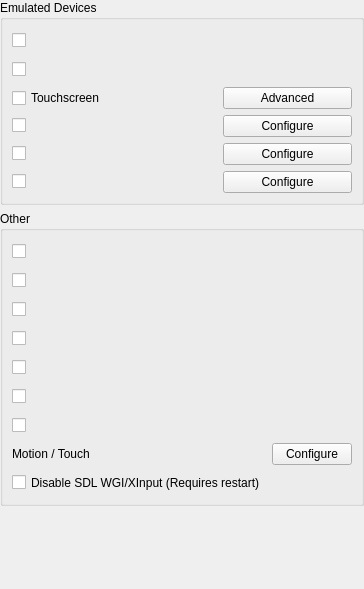
       <widget class="QWidget" name="rightInputAdvanced" native="true">
        <layout class="QVBoxLayout" name="rightLayout" stretch="1,1">
         <property name="spacing">
          <number>3</number>
         </property>
         <property name="leftMargin">
          <number>0</number>
         </property>
         <property name="topMargin">
          <number>0</number>
         </property>
         <property name="rightMargin">
          <number>0</number>
         </property>
         <property name="bottomMargin">
          <number>0</number>
         </property>
         <item>
          <widget class="QWidget" name="topRightInputAdvanced" native="true">
           <layout class="QVBoxLayout" name="verticalLayout">
            <property name="leftMargin">
             <number>0</number>
            </property>
            <property name="topMargin">
             <number>0</number>
            </property>
            <property name="rightMargin">
             <number>0</number>
            </property>
            <property name="bottomMargin">
             <number>0</number>
            </property>
            <item>
             <widget class="QGroupBox" name="emulatedDevicesGroupBox">
              <property name="title">
               <string>Emulated Devices</string>
              </property>
              <layout class="QGridLayout" name="emulatedDevicesGridLayout">
               <item row="0" column="0">
                <widget class="QCheckBox" name="keyboard_enabled">
                 <property name="minimumSize">
                  <size>
                   <width>0</width>
                   <height>23</height>
                  </size>
                 </property>
                 <property name="catalogueKey" stdset="0">
                  <string notr="true">keyboard_enabled</string>
                 </property>
                </widget>
               </item>
                <item row="1" column="0">
                  <widget class="QCheckBox" name="mouse_enabled">
                    <property name="minimumSize">
                      <size>
                        <width>0</width>
                        <height>23</height>
                      </size>
                    </property>
                   <property name="catalogueKey" stdset="0">
                    <string notr="true">mouse_enabled</string>
                   </property>
                  </widget>
                </item>
                <item row="2" column="0">
                  <widget class="QCheckBox" name="touchscreen_enabled">
                    <property name="text">
                      <string>Touchscreen</string>
                    </property>
                  </widget>
                </item>
               <item row="2" column="1">
                <spacer name="horizontalSpacer_8">
                 <property name="orientation">
                  <enum>Qt::Horizontal</enum>
                 </property>
                 <property name="sizeType">
                  <enum>QSizePolicy::Fixed</enum>
                 </property>
                 <property name="sizeHint" stdset="0">
                  <size>
                   <width>76</width>
                   <height>20</height>
                  </size>
                 </property>
                </spacer>
               </item>
                <item row="2" column="2">
                  <widget class="QPushButton" name="touchscreen_advanced">
                    <property name="text">
                      <string>Advanced</string>
                    </property>
                  </widget>
                </item>
               <item row="3" column="0">
                <widget class="QCheckBox" name="debug_enabled">
                 <property name="catalogueKey" stdset="0">
                  <string notr="true">debug_pad_enabled</string>
                 </property>
                </widget>
               </item>
               <item row="3" column="2">
                <widget class="QPushButton" name="debug_configure">
                 <property name="text">
                  <string>Configure</string>
                 </property>
                </widget>
               </item>
               <item row="4" column="0">
                <widget class="QCheckBox" name="enable_ring_controller">
                 <property name="catalogueKey" stdset="0">
                  <string notr="true">enable_ring_controller</string>
                 </property>
                </widget>
               </item>
               <item row="4" column="2">
                <widget class="QPushButton" name="ring_controller_configure">
                 <property name="text">
                  <string>Configure</string>
                 </property>
                </widget>
               </item>
               <item row="5" column="0">
                <widget class="QCheckBox" name="enable_ir_sensor">
                 <property name="catalogueKey" stdset="0">
                  <string notr="true">enable_ir_sensor</string>
                 </property>
                </widget>
               </item>
               <item row="5" column="2">
                <widget class="QPushButton" name="camera_configure">
                 <property name="text">
                  <string>Configure</string>
                 </property>
                </widget>
               </item>
              </layout>
             </widget>
            </item>
             <item>
               <widget class="QGroupBox" name="otherGroupBox">
                 <property name="title">
                   <string>Other</string>
                 </property>
                 <layout class="QGridLayout" name="OtherGridLayout">
                   <item row="1" column="0">
                     <widget class="QCheckBox" name="emulate_analog_keyboard">
                       <property name="minimumSize">
                         <size>
                           <width>0</width>
                           <height>23</height>
                         </size>
                       </property>
                      <property name="catalogueKey" stdset="0">
                       <string notr="true">emulate_analog_keyboard</string>
                      </property>
                     </widget>
                   </item>
                   <item row="2" column="0">
                     <widget class="QCheckBox" name="enable_raw_input">
                       <property name="minimumSize">
                         <size>
                           <width>0</width>
                           <height>23</height>
                         </size>
                       </property>
                      <property name="catalogueKey" stdset="0">
                       <string notr="true">enable_raw_input</string>
                      </property>
                     </widget>
                   </item>
                   <item row="3" column="0">
                     <widget class="QCheckBox" name="enable_udp_controller">
                       <property name="minimumSize">
                         <size>
                           <width>0</width>
                           <height>23</height>
                         </size>
                       </property>
                      <property name="catalogueKey" stdset="0">
                       <string notr="true">enable_udp_controller</string>
                      </property>
                     </widget>
                   </item>
                   <item row="4" column="0">
                     <widget class="QCheckBox" name="controller_navigation">
                       <property name="minimumSize">
                         <size>
                           <width>0</width>
                           <height>23</height>
                         </size>
                       </property>
                      <property name="catalogueKey" stdset="0">
                       <string notr="true">controller_navigation</string>
                      </property>
                     </widget>
                   </item>
                   <item row="5" column="0">
                      <widget class="QCheckBox" name="enable_joycon_driver">
                       <property name="minimumSize">
                         <size>
                           <width>0</width>
                           <height>23</height>
                         </size>
                       </property>
                       <property name="catalogueKey" stdset="0">
                        <string notr="true">enable_joycon_driver</string>
                       </property>
                     </widget>
                   </item>
                   <item row="6" column="0">
                      <widget class="QCheckBox" name="enable_procon_driver">
                       <property name="minimumSize">
                         <size>
                           <width>0</width>
                           <height>23</height>
                         </size>
                       </property>
                       <property name="catalogueKey" stdset="0">
                        <string notr="true">enable_procon_driver</string>
                       </property>
                     </widget>
                   </item>
                   <item row="7" column="0">
                     <widget class="QCheckBox" name="random_amiibo_id">
                       <property name="minimumSize">
                         <size>
                           <width>0</width>
                           <height>23</height>
                         </size>
                       </property>
                      <property name="catalogueKey" stdset="0">
                       <string notr="true">random_amiibo_id</string>
                      </property>
                     </widget>
                   </item>
                   <item row="8" column="0">
                     <widget class="QLabel" name="motion_touch">
                       <property name="text">
                         <string>Motion / Touch</string>
                       </property>
                     </widget>
                   </item>
                   <item row="8" column="2">
                     <widget class="QPushButton" name="buttonMotionTouch">
                       <property name="text">
                         <string>Configure</string>
                       </property>
                     </widget>
                   </item>
                   <item row="9" column="0">
                     <widget class="QCheckBox" name="disable_wgi_xinput">
                       <property name="toolTip">
                         <string>Aimed to disable SDL GUIDE button hack: synthetic GUIDE(HOME) event when SELECT(MINUS) + START(PLUS) pressed. May impact Win related trigger/rumble/etc stuff</string>
                       </property>
                       <property name="minimumSize">
                         <size>
                           <width>0</width>
                           <height>23</height>
                         </size>
                       </property>
                       <property name="text">
                         <string>Disable SDL WGI/XInput (Requires restart)</string>
                       </property>
                     </widget>
                   </item>
                 </layout>
               </widget>
             </item>
            <item>
             <spacer name="verticalSpacer">
              <property name="orientation">
               <enum>Qt::Vertical</enum>
              </property>
              <property name="sizeHint" stdset="0">
               <size>
                <width>20</width>
                <height>40</height>
               </size>
              </property>
             </spacer>
            </item>
           </layout>
          </widget>
         </item>
         <item>
          <widget class="QWidget" name="bottomRightInputAdvanced" native="true">
           <layout class="QVBoxLayout" name="verticalLayout_2">
            <property name="leftMargin">
             <number>0</number>
            </property>
            <property name="topMargin">
             <number>0</number>
            </property>
            <property name="rightMargin">
             <number>0</number>
            </property>
            <property name="bottomMargin">
             <number>0</number>
            </property>
            <item>
             <spacer name="mainVerticalSpacer">
              <property name="orientation">
               <enum>Qt::Vertical</enum>
              </property>
              <property name="sizeHint" stdset="0">
               <size>
                <width>20</width>
                <height>40</height>
               </size>
              </property>
             </spacer>
            </item>
           </layout>
          </widget>
         </item>
        </layout>
       </widget>
